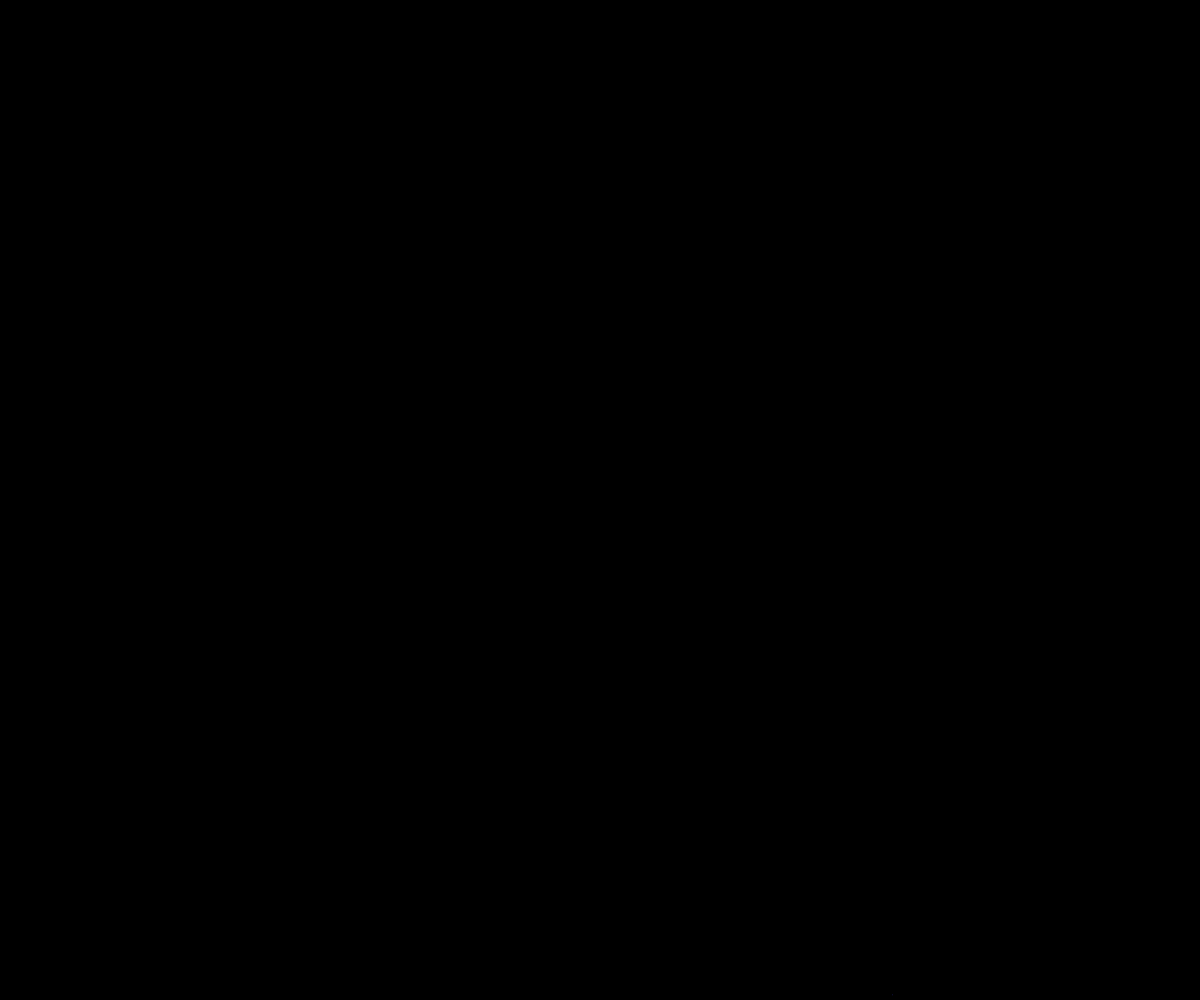
Frame 1 (no input)
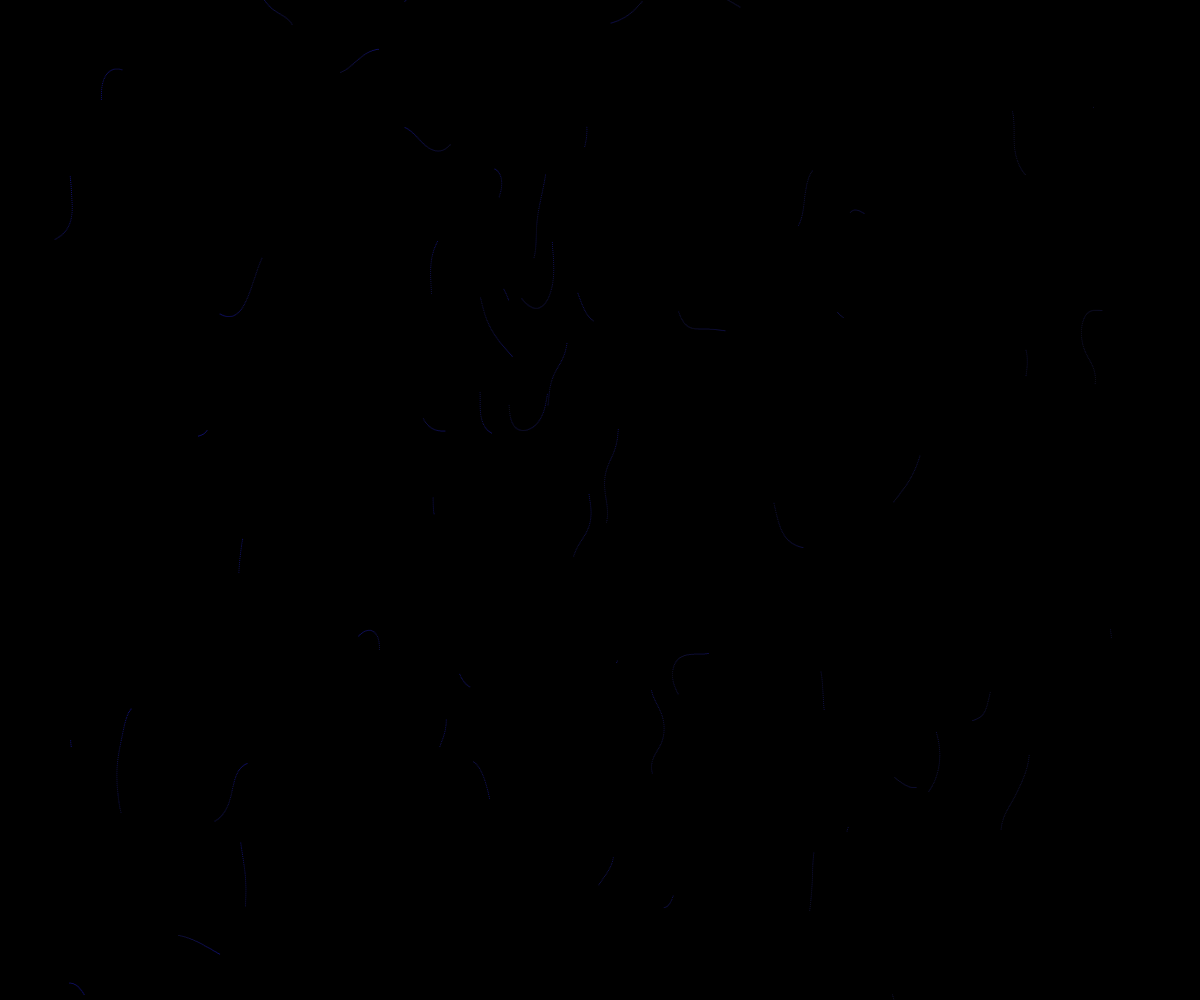
Frame 60 (no input)
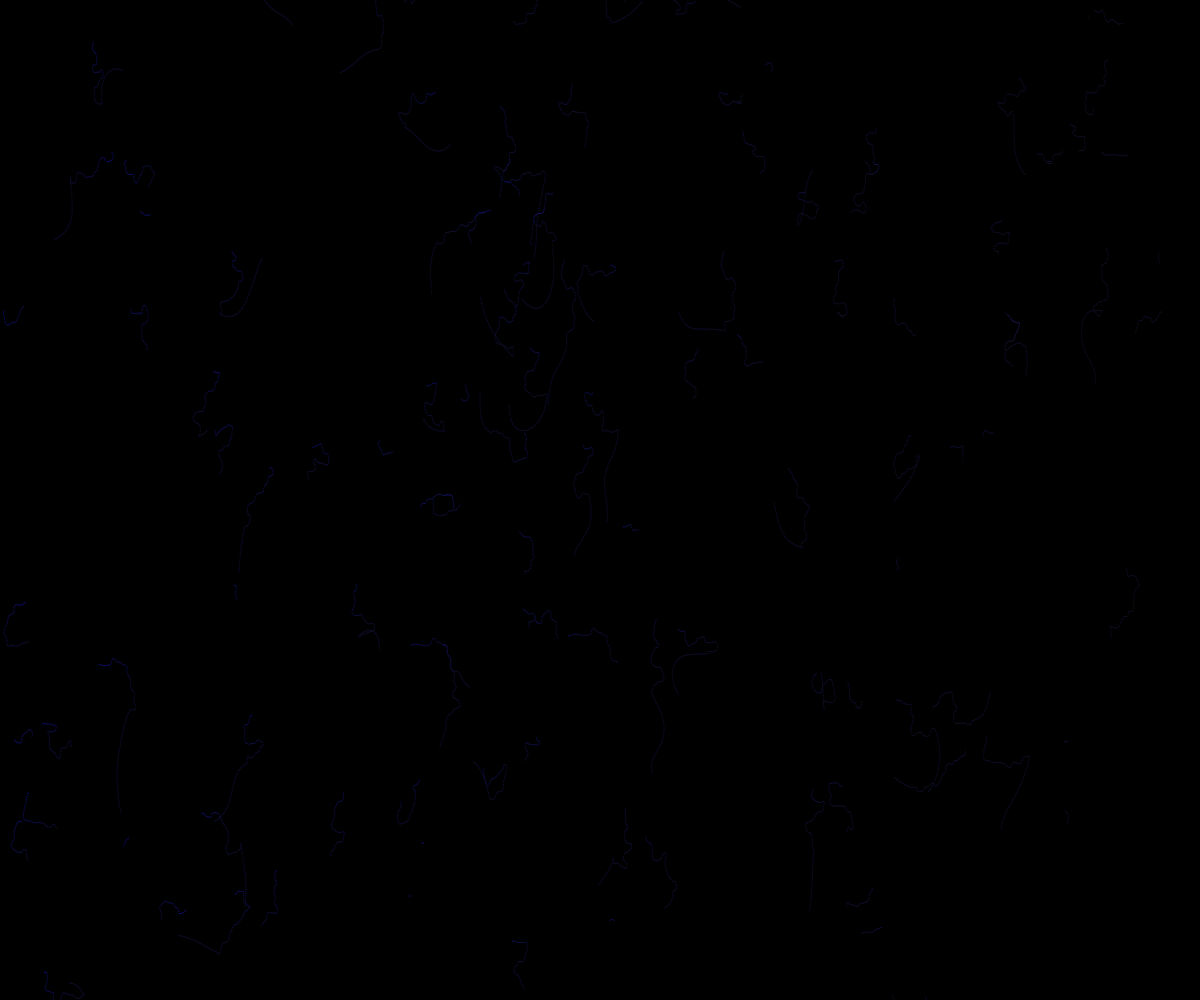
Frame 120 (the mouse pressed at the canvas centre since frame 60)

The p5.js sketch that drew these frames (run headless with seeded random() and noise() and a simulated clock; from frame 60 on, the mouse is pressed at the canvas centre):

// p5.js sketch
// ── sketch.js
var mode; // determine whether app has started, intro screen
var yset = 0.0;


var points = []; //where points spawn

var jit = 0.01; //jitter control var



//colour values
var r1;
var r2;
var g1;
var g2;
var b1;
var b2;

var density = 50; //line amounts

function setup() {


  createCanvas(windowWidth, windowHeight);
 background(0);
  noiseDetail(2);
  angleMode(DEGREES);
  var space = width / density;

  for (var x = 0; x < width; x += space) {
    //starting points for lines, create vectors + make them random to remove the grid-like structure - i.e creates points
    for (var y = 0; y < height; y += space) {
      var p = createVector(x + random(-10, 10), y + random(-10, 10));
      points.push(p); //adds vector to points array
    }
  }

  //shuffle array to randomize
  shuffle(points, true);
  //colour values
  r1 = (13, 13, 20);
  r2 = (13, 13, 20);
  g1 = (13, 13, 20);
  g2 = (13, 13, 20);
  b1 = random(255);
  b2 = random(255);

  
}


function windowResized() {
  resizeCanvas(windowWidth, windowHeight);
  background(0);
}
  


function draw() {
  

    background(0,5);
  
  if (mouseIsPressed == true) {
   jit =0.10; // White
  }
  else {
    jit =0.01;   // Black
  }

   

    if (frameCount <= points.length) {
      //fameCount spawning points diff time
      var max = frameCount; 
    } else {
      var max = points.length;
    }

    for (var i = 0; i < max; i++) {
      // control colours
      var r = map(points[i].x, 0, width, r1, r2);
      var g = map(points[i].y, 0, width, g1, g2);
      var b = map(points[i].x, 0, width, b1, b2);

      fill(r, g, b);

      
      var angle = map(
        noise(points[i].x * jit, points[i].y * jit),0,1,0,720); //Perlin noise command re-mapped to slider i.e show/display 

      
      points[i].add(createVector(cos(angle), sin(angle) *2));
      //vector added to each point based on angle i.e controls movement of the vector with a speed variable

      
      noStroke();
      circle(points[i].x, points[i].y, 1);
    }
  
}
